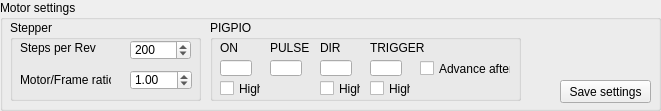
      <widget class="QGroupBox" name="motorSettingsGroupBox">
       <property name="geometry">
        <rect>
         <x>10</x>
         <y>160</y>
         <width>661</width>
         <height>111</height>
        </rect>
       </property>
       <property name="styleSheet">
        <string notr="true">QGroupBox#motorSettingsGroupBox { 
     border: 1px solid black; 
 } </string>
       </property>
       <property name="title">
        <string>Motor settings</string>
       </property>
       <widget class="QPushButton" name="setMotorButton">
        <property name="geometry">
         <rect>
          <x>560</x>
          <y>80</y>
          <width>91</width>
          <height>23</height>
         </rect>
        </property>
        <property name="text">
         <string>Save settings</string>
        </property>
       </widget>
       <widget class="QGroupBox" name="groupBox_9">
        <property name="geometry">
         <rect>
          <x>210</x>
          <y>20</y>
          <width>311</width>
          <height>81</height>
         </rect>
        </property>
        <property name="title">
         <string>PIGPIO</string>
        </property>
        <widget class="QCheckBox" name="enaLevelCheckBox">
         <property name="geometry">
          <rect>
           <x>10</x>
           <y>60</y>
           <width>41</width>
           <height>17</height>
          </rect>
         </property>
         <property name="text">
          <string>High</string>
         </property>
        </widget>
        <widget class="QLabel" name="label_11">
         <property name="geometry">
          <rect>
           <x>10</x>
           <y>20</y>
           <width>50</width>
           <height>15</height>
          </rect>
         </property>
         <property name="text">
          <string>ON</string>
         </property>
        </widget>
        <widget class="QLineEdit" name="dirEdit">
         <property name="geometry">
          <rect>
           <x>110</x>
           <y>40</y>
           <width>32</width>
           <height>16</height>
          </rect>
         </property>
        </widget>
        <widget class="QLabel" name="label_25">
         <property name="geometry">
          <rect>
           <x>160</x>
           <y>20</y>
           <width>141</width>
           <height>16</height>
          </rect>
         </property>
         <property name="text">
          <string>TRIGGER</string>
         </property>
        </widget>
        <widget class="QLabel" name="label_19">
         <property name="geometry">
          <rect>
           <x>110</x>
           <y>20</y>
           <width>50</width>
           <height>15</height>
          </rect>
         </property>
         <property name="text">
          <string>DIR</string>
         </property>
        </widget>
        <widget class="QLineEdit" name="enaEdit">
         <property name="geometry">
          <rect>
           <x>10</x>
           <y>40</y>
           <width>32</width>
           <height>16</height>
          </rect>
         </property>
        </widget>
        <widget class="QLineEdit" name="triggerEdit">
         <property name="geometry">
          <rect>
           <x>160</x>
           <y>40</y>
           <width>32</width>
           <height>16</height>
          </rect>
         </property>
        </widget>
        <widget class="QCheckBox" name="dirLevelCheckBox">
         <property name="geometry">
          <rect>
           <x>110</x>
           <y>60</y>
           <width>41</width>
           <height>17</height>
          </rect>
         </property>
         <property name="text">
          <string>High</string>
         </property>
        </widget>
        <widget class="QLabel" name="label_13">
         <property name="geometry">
          <rect>
           <x>60</x>
           <y>20</y>
           <width>50</width>
           <height>15</height>
          </rect>
         </property>
         <property name="text">
          <string>PULSE</string>
         </property>
        </widget>
        <widget class="QLineEdit" name="pulseEdit">
         <property name="geometry">
          <rect>
           <x>60</x>
           <y>40</y>
           <width>32</width>
           <height>16</height>
          </rect>
         </property>
        </widget>
        <widget class="QCheckBox" name="afterTriggerCheckBox">
         <property name="geometry">
          <rect>
           <x>210</x>
           <y>40</y>
           <width>91</width>
           <height>17</height>
          </rect>
         </property>
         <property name="text">
          <string>Advance after</string>
         </property>
        </widget>
        <widget class="QCheckBox" name="triggerLevelCheckBox">
         <property name="geometry">
          <rect>
           <x>160</x>
           <y>60</y>
           <width>41</width>
           <height>17</height>
          </rect>
         </property>
         <property name="text">
          <string>High</string>
         </property>
        </widget>
       </widget>
       <widget class="QGroupBox" name="groupBox_10">
        <property name="geometry">
         <rect>
          <x>10</x>
          <y>20</y>
          <width>191</width>
          <height>81</height>
         </rect>
        </property>
        <property name="title">
         <string>Stepper</string>
        </property>
        <widget class="QLabel" name="label_20">
         <property name="geometry">
          <rect>
           <x>10</x>
           <y>50</y>
           <width>91</width>
           <height>20</height>
          </rect>
         </property>
         <property name="text">
          <string>Motor/Frame ratio</string>
         </property>
        </widget>
        <widget class="QDoubleSpinBox" name="pulleyRatioBox">
         <property name="geometry">
          <rect>
           <x>120</x>
           <y>50</y>
           <width>62</width>
           <height>20</height>
          </rect>
         </property>
         <property name="minimum">
          <double>0.250000000000000</double>
         </property>
         <property name="maximum">
          <double>4.000000000000000</double>
         </property>
         <property name="singleStep">
          <double>0.250000000000000</double>
         </property>
         <property name="value">
          <double>1.000000000000000</double>
         </property>
        </widget>
        <widget class="QLabel" name="label_18">
         <property name="geometry">
          <rect>
           <x>10</x>
           <y>20</y>
           <width>91</width>
           <height>16</height>
          </rect>
         </property>
         <property name="text">
          <string>Steps per Rev</string>
         </property>
        </widget>
        <widget class="QSpinBox" name="stepsPerRevBox">
         <property name="geometry">
          <rect>
           <x>120</x>
           <y>20</y>
           <width>61</width>
           <height>20</height>
          </rect>
         </property>
         <property name="maximum">
          <number>12000</number>
         </property>
         <property name="singleStep">
          <number>200</number>
         </property>
         <property name="value">
          <number>200</number>
         </property>
        </widget>
       </widget>
      </widget>
